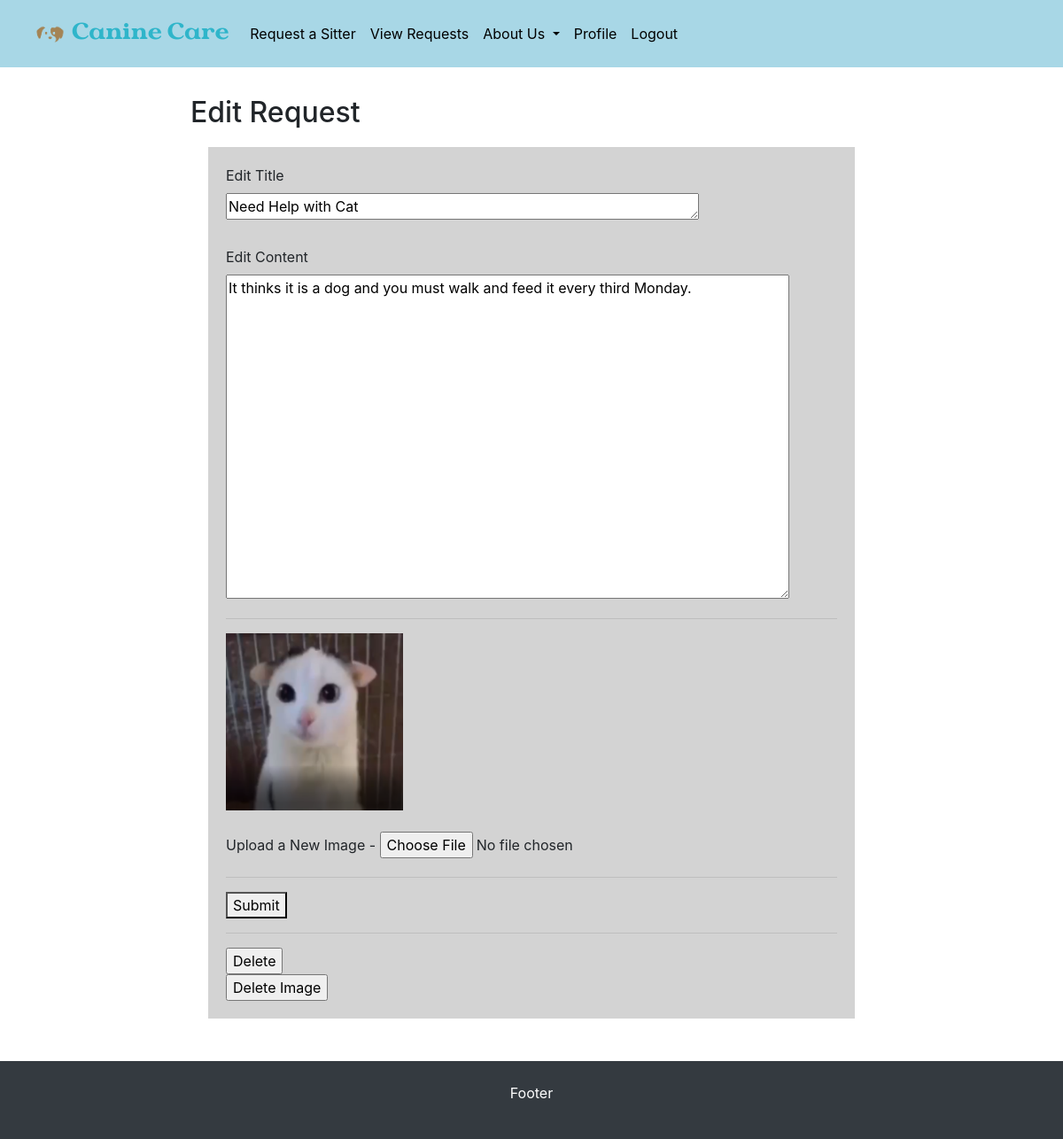
Screenshot of /1/edit/ (signed in) with the database file from the repository.
### project/models.py (models this page shows)
class Reqs(db.Model):
    id = db.Column(db.Integer, primary_key=True, autoincrement=True)
    title = db.Column(db.String(50))
    content = db.Column(db.String(1000))
    poster = db.Column(db.String(100))
    image = db.Column(db.String(100), unique = True)
    time_created = db.Column(TIMESTAMP)

### project/main.py (the view, shortened to what this page needs)
@main.route('/<int:id>/edit/', methods=['GET', 'POST'])
@login_required
def editrequest(id):
    target = Reqs.query.filter_by(id=id).first()
    if request.method == 'GET':
        return render_template('edit.html', req=target)

### project/__init__.py (called while the page is built)
def create_app():
    app = Flask(__name__)
    app.config['SECRET_KEY'] = 'secret-key-goes-here'
    app.config['SQLALCHEMY_DATABASE_URI'] = 'sqlite:///db.sqlite'
    db.init_app(app)
    login_manager = LoginManager()
    login_manager.login_view = 'auth.login'
    login_manager.init_app(app)
    from .models import User
    @login_manager.user_loader
    def load_user(user_id):
        return User.query.get(int(user_id))
    from .auth import auth as auth_blueprint
    app.register_blueprint(auth_blueprint)
    from .main import main as main_blueprint
    app.register_blueprint(main_blueprint)
    return app

### project/templates/edit.html
{% extends "base.html" %}
{% block content %}
  <h2 class="title">
    Edit Request
  </h2>
  <div class="request">
    <form method="POST" enctype="multipart/form-data">
      <label for="title">Edit Title</label>
      <br>
      <textarea name="title"
        placeholder="Request title"
        rows="1"
        cols="50"
        >{{ request.form['title'] or req['title'] }}</textarea>
      <br><br>
      <label for="content">Edit Content</label>
      <br>
      <textarea name="content"
        placeholder="Post content"
        rows="15"
        cols="60"
        >{{ request.form['content'] or req['content'] }}</textarea>
      <hr>
      {% if req['image'] == None %}
        <label for="image">Upload an Image</label>
        <br>
        <input type="file" name="file" accept="image/*">
      {% else %}
        <img src="{{ url_for('static', filename='uploads/' + req['image']) }}" width="200px" height="200px">
        <br><br>
        <label for="image">Upload a New Image - </label>
        <input type="file" name="file" accept="image/*">
      {% endif %}
      <hr>
      <button type="submit">Submit</button>
    </form>
    <hr>
    <form action="{{ url_for('main.deleterequest', id=req.id) }}" method="POST">
      <input type="submit" value="Delete"
      onclick="return confirm('Are you sure you want to delete this request?')">
    </form>
    {% if req['image'] != None %}
    <form action="{{ url_for('main.deleteimage', id=req.id) }}" method="POST">
      <input type="submit" value="Delete Image"
      onclick="return confirm('Are you sure you want to delete this image?')">
    </form>
    {% endif %}
  </div>
{% endblock %}

### project/static/styles/global.css (style rules this page uses)
body { background-color: white; }
.request { padding: 20px; margin: 20px; background-color: lightgray; }
:root { --text-colour: #050315; --background-colour: #a8d7e6; --primary-colour: #f7f7df; --secondary-colour: #f8e9b4; --accent-colour: #2fb5ca; }

### rows the page displays
Reqs: title "Need Help with Cat", content "It thinks it is a dog and you must walk and feed it every third Monday.", image (picture)
